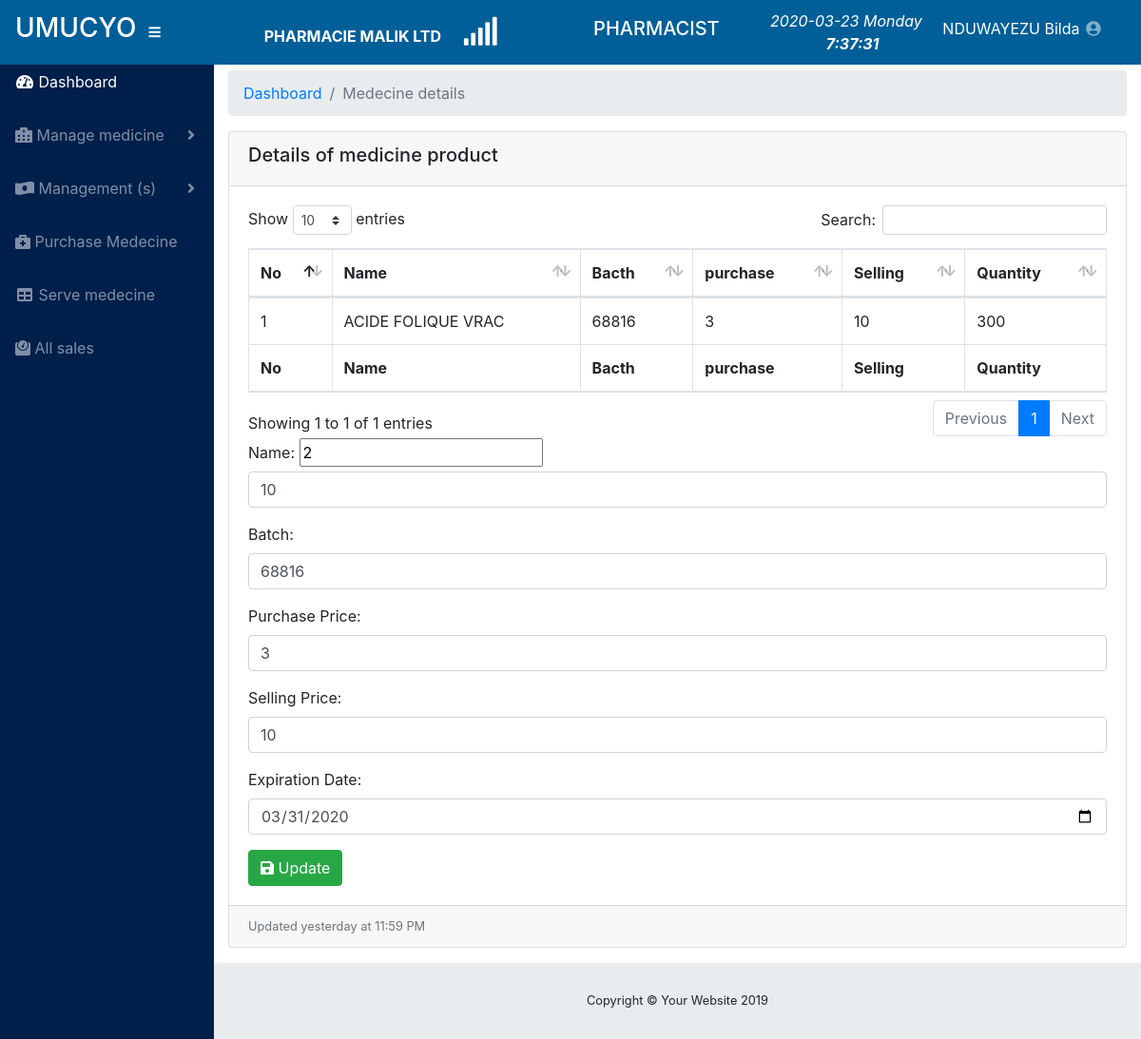
/purchased_edit.php?edit_purchase=2 (signed in), run on the app's committed database.
### tables this page shows
CREATE TABLE `phar_branch` (
  `branch_ID` int(11) NOT NULL,
  `branch_name` varchar(60) NOT NULL,
  `institution_code` varchar(45) NOT NULL,
  `branch_province` varchar(60) NOT NULL,
  `brannch_district` varchar(60) NOT NULL,
  `branch_region` varchar(60) NOT NULL,
  `inserted_user` varchar(60) NOT NULL,
  `inserted_date` date NOT NULL,
  `branch_status` enum('0','1') NOT NULL DEFAULT '0'
);

CREATE TABLE `user_role` (
  `role_id` int(11) NOT NULL,
  `role_name` varchar(45) NOT NULL,
  `institution_code` varchar(45) NOT NULL,
  `reg_date` date NOT NULL
);

CREATE TABLE `purchase_medical_product` (
  `purchase_ID` int(11) NOT NULL,
  `product_name` varchar(45) NOT NULL,
  `purchase_price` float NOT NULL,
  `selling_price` float NOT NULL,
  `product_category` varchar(45) NOT NULL,
  `medical_source` int(11) NOT NULL,
  `batch_number` varchar(50) NOT NULL,
  `product_quantity` float NOT NULL,
  `user_id` int(11) NOT NULL,
  `branch_ID` int(11) NOT NULL,
  `institution_code` varchar(45) NOT NULL,
  `expired_date` date NOT NULL,
  `purchase_date` date NOT NULL,
  `purchase_status` int(11) NOT NULL,
  `expired_qty` varchar(45) DEFAULT NULL
);

CREATE TABLE `medical_product` (
  `product_ID` int(11) NOT NULL,
  `product_Nmae` varchar(50) NOT NULL,
  `category` varchar(45) NOT NULL,
  `branch_ID` int(11) NOT NULL,
  `institution_code` varchar(45) NOT NULL,
  `register_date` date NOT NULL,
  `product_status` int(11) NOT NULL
);

### purchased_edit.php (the view, shortened to what this page needs)
<?php
    include('includes/head_tag.php');
    include('includes/config.php');
    if (isset($_GET['edit_purchase'])) {
        $purchase_detail = "SELECT * FROM  `purchase_medical_product` INNER JOIN medical_product
              ON purchase_medical_product.product_name = medical_product.product_ID
              WHERE purchase_medical_product.purchase_ID='$_GET[edit_purchase]'";
        $pur_details = $conn->query($purchase_detail);
        $pur         = $pur_details->fetch_assoc();
?>
</head>
<body id="page-top">
  <?php include('includes/menu.php'); ?>
    <div id="content-wrapper" >
      <div class="container-fluid">
        <ol class="breadcrumb">
          <li class="breadcrumb-item">
            <a href="home">Dashboard</a>
          </li>
          <li class="breadcrumb-item active">Medecine details</li>
        </ol>
  <div class="card mb-3">
    <div class="card-header">
      <h5>Details of medicine product</h5>
      </div>
    <div class="card-body">
      <div class="table-responsive">
        <table class="table table-bordered" id="dataTable" cellspacing="0">
          <thead>
            <tr>
              <th>No</th>
              <th>Name</th>
              <th>Bacth</th>
              <th>purchase</th>
              <th>Selling</th>
              <th>Quantity</th>
            </tr>
          </thead>
          <tfoot>
            <tr>
              <th>No</th>
              <th>Name</th>
              <th>Bacth</th>
              <th>purchase</th>
              <th>Selling</th>
              <th>Quantity</th>
            </tr>
          </tfoot>
          <tbody style="padding: 0px;">
            <?php
            $inc = 1;
            ?>
            <tr>
              <td>
                <?php echo $inc; ?>
              </td>
              <td>
                <?php echo $pur['product_Nmae']; ?>
              </td>
              <td>
                <?php echo $pur['batch_number']; ?>
              </td>
              <td>
                <?php echo $pur['purchase_price']; ?>
              </td>
              <td>
                <?php echo $pur['selling_price']; ?>
              </td>
              <td>
                <?php echo $pur['product_quantity']; ?>
              </td>
            </tr>
        </div>
    </div>
                  <form action="action_page.php" method="post">
                    <div class="form-group">
                      <label for="med_name">Name:</label>
                      <input type="text" name="med_ID" value="<?php echo $pur['purchase_ID']; ?>">
                      <input  value="<?php echo $pur['product_name']; ?>" type="text" class="form-control" id="med_name" placeholder="<?php echo $pur['product_Nmae']; ?>" name="med_name" >
                    </div>
                    <div class="form-group">
                        <label for="med_name">Batch:</label>
                        <input  value="<?php echo $pur['batch_number']; ?>" type="text" class="form-control" id="med_name" placeholder="<?php echo $pur['batch_number']; ?>" name="med_name" >
                    </div>
                    <div class="form-group">
                        <label for="med_name">Purchase Price:</label>
                        <input  value="<?php echo $pur['purchase_price']; ?>" type="text" class="form-control" id="med_name" placeholder="<?php echo $pur['batch_number']; ?>" name="med_name" >
                    </div>
                    <div class="form-group">
                        <label for="med_name">Selling Price:</label>
                        <input  value="<?php echo $pur['selling_price']; ?>" type="text" class="form-control" id="med_name" placeholder="<?php echo $pur['batch_number']; ?>" name="med_name" >
                    </div>
                    <div class="form-group">
                        <label for="med_name">Expiration Date:</label>
                        <input  value="<?php echo $pur['expired_date']; ?>" type="date" class="form-control" id="med_name" placeholder="<?php echo $pur['batch_number']; ?>" name="med_name" >
                    </div>
                    <button type="submit" class="btn btn-success" name="med_update"><i class="fas fa-save"></i> Update</button>
                  </form>
            </div>
          </div>
          <div class="card-footer small text-muted">Updated yesterday at 11:59 PM</div>
        </div>
      </div>
      <footer class="sticky-footer">
        <div class="container my-auto">
          <div class="copyright text-center my-auto">
            <span>Copyright © Your Website 2019</span>
          </div>
        </div>
      </footer>
</body>
</html>
<?php } ?>

### includes/menu.php (shortened to what this page needs)
<?php
include('includes/config.php');
$sql_priv = "SELECT * FROM `user_privilegies` WHERE role_id ='$_SESSION[role_id]'";
$result = $conn->query($sql_priv);
$rows = $result->fetch_assoc();
$sql_role = "SELECT * FROM `user_role` WHERE role_id ='$_SESSION[role_id]'";
$result = $conn->query($sql_role);
$row_roleName = $result->fetch_assoc();
$role_name = $row_roleName['role_name'];
$sql = "SELECT * FROM `phar_branch` WHERE branch_ID = '$_SESSION[branch]'";
$result = $conn->query($sql);
$row = $result->fetch_object();
$branch_name = $row->branch_name;
?>
<nav class="navbar navbar-expand navbar-dark navbar-fixed-top fixed-top" style="background-color: #005f98; margin-bottom: auto;" >
    <a class="navbar-brand mr-1" href="home">
      <h3>UMUCYO</h3>
    </a>
    <button class="btn btn-link btn-sm text-white order-1 order-sm-0" id="sidebarToggle" href="#">
      <i class="fas fa-bars"></i>
    </button>
    <a  href="" id=""  aria-expanded="false">
          <span style="color: #FFF;margin-left:100px;"><b><?php echo $branch_name; ?></b>
            &nbsp;&nbsp;&nbsp;&nbsp;<i id="demo"></i></span>
        </a>
<h5 style="margin-left: 100px; color: #fff;"><?php echo $role_name; ?></h5>
    <div class="d-none d-md-inline-block form-inline ml-auto mr-0 mr-md-3 my-2 my-md-0">
    <ul class="navbar-nav ml-auto ml-md-0 my-2 my-md-0">
             <i class="" style="color: #FFF;">
        <?php echo date("Y-m-d")."  ". date("l"); ?>&nbsp;&nbsp;&nbsp;
      <strong><label id="timer"></label></strong>
      </i>
      <li class="nav-item dropdown no-arrow">
        <a class="nav-link dropdown-toggle" href="#" id="userDropdown" role="button" data-toggle="dropdown" aria-haspopup="true" aria-expanded="false">
          <span style="color: #FFF;"><?php echo $_SESSION['first_name']." ".$_SESSION['last_name']; ?></span>
          <i class="fas fa-user-circle fa-fw"></i>
        </a>
      </li>
    </ul>
  </div>
  </nav>
  <br><br>
<div id="wrapper" style="margin-top: 10px;" >
    <ul class="sidebar navbar-nav"style="background-color: #011f4b;">
      <li class="nav-item active">
        <a class="nav-link" href="home">
          <i class="fas fa-fw fa-tachometer-alt"></i>
          <span>Dashboard</span>
        </a>
      </li>
      <?php if($_SESSION['role_id']== 1){ ?>
      <li class="nav-item">
        <a class="nav-link" href="phar_institution">
        <i class="fas fa-fw fa-table"></i>
          <span>System Backup</span></a>
      </li>
      <li class="nav-item">
        <a class="nav-link" href="phar_institution">
        <i class="fas fa-fw fa-table"></i>
          <span>Pharmacy Institution</span></a>
      </li>
      <?php } if($rows['acc_privilegie']== 1 || $_SESSION['role_id']== 1){ ?>
      <li class="nav-item">
        <a class="nav-link" href="pharmacy_privilegie">
        <i class="fas fa-fw fa-table"></i>
          <span>Access Right</span></a>
      </li>
      <?php } if($rows['acc_medecine']== 1 || $_SESSION['role_id']== 1){ ?>
      <li class="nav-item dropdown">
        <a class="nav-link dropdown-toggle" href="#" id="pagesDropdown" role="button" data-toggle="dropdown" aria-haspopup="true" aria-expanded="false">
          <i class="fas fa-hospital-alt"></i>
          <span>Manage medicine</span>
        </a>
        </li>
      <?php } if($rows['acc_management']== 1 || $_SESSION['role_id']== 1){ ?>
          <li class="nav-item dropdown">
        <a class="nav-link dropdown-toggle" href="#" id="pagesDropdown" role="button" data-toggle="dropdown" aria-haspopup="true" aria-expanded="false">
          <i class="fas fa-money-bill-wave-alt"></i>
          <span>Management (s)</span>
        </a>
      </li>
      <?php  } if($rows['acc_purchased']== 1 || $_SESSION['role_id']== 1){ ?>
      <li class="nav-item">
        <a class="nav-link" href="medecine_purchase">
        <i class="fas fa-briefcase-medical"></i>
          <span>Purchase Medecine</span></a>
      </li>
      <?php } if($rows['acc_to_serve']== 1 || $_SESSION['role_id']== 1){ ?>
      <li class="nav-item">
        <a class="nav-link" href="medecine">
        <i class="fas fa-fw fa-table"></i>
          <span>Serve medecine</span></a>
      </li>
      <?php } if($rows['acc_branches']== 1 || $_SESSION['role_id']== 1){ ?>
      <?php } if($rows['acc_all_served']== 1 || $_SESSION['role_id']== 1){ ?>
      <li class="nav-item">
        <a class="nav-link" href="all_sales">
          <i class="fas fa-weight"></i>
          <span>All sales</span></a>
      </li>
      <?php } if($rows['acc_manager_report']== 1 || $_SESSION['role_id']== 1){ ?>
      <li class="nav-item">
        <a class="nav-link" href="financialreport">
          <i class="fas fa-file"></i>
          <span>Reporting</span></a>
      </li>
      <?php } if($rows['acc_pharmacy_user']== 1 || $_SESSION['role_id']== 1){ ?>
     <li class="nav-item">
        <a class="nav-link" href="pharmacy_users">
          <i class="fas fa-users"></i>
          <span>Staff</span>
        </a>
      </li>
      <?php } if($rows['acc_transaction']== 1 || $_SESSION['role_id']== 1){ ?>
      <li class="nav-item">
        <a class="nav-link" href="checkout">
          <i class="fas fa-users"></i>
          <span>TRANSACTION</span>
        </a>
      </li>
      <?php }  ?>
    </ul>

### data on the page
phar_branch: branch_name "PHARMACIE MALIK LTD"
user_role: role_name "PHARMACIST"
purchase_medical_product: medical_product.product_Nmae "ACIDE FOLIQUE VRAC", batch_number "68816", purchase_price "3", selling_price "10", product_quantity "300", med_ID "2", med_name "10", med_name "68816", med_name "3", med_name "03/31/2020"

### other printed values
$_SESSION['first_name'] "NDUWAYEZU"
$_SESSION['last_name'] "Bilda"
$inc "1"
